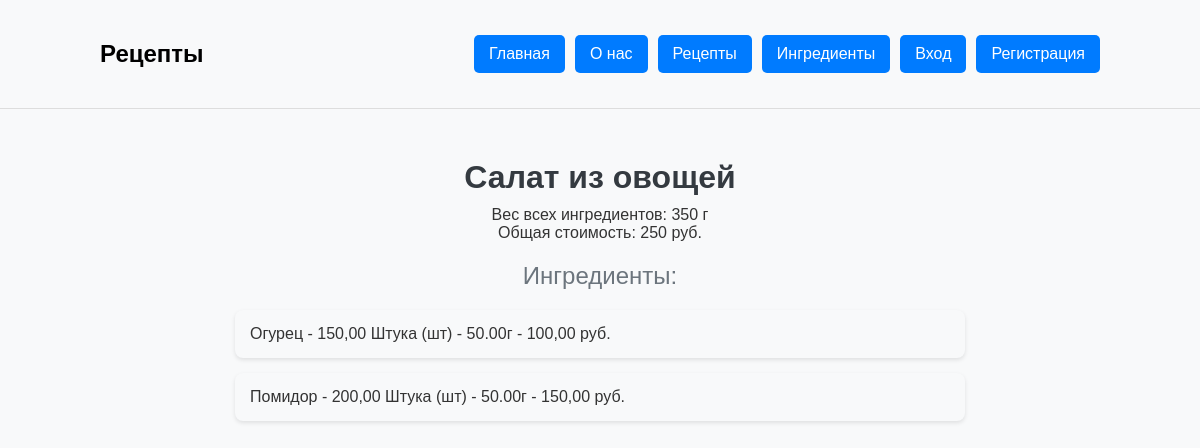
The page /recipe/9/ on the database its author committed.
### recipe_catalog/models.py (models this page shows, shortened)
class Recipe(models.Model):
	title = models.CharField(
		max_length=300,
		validators=[
			RegexValidator(
				regex=r'^[A-Za-zА-Яа-яёЁ\s]+$',
				message='Название должно быть строковым значением'
			)
		],
		verbose_name="Название"
	)
	ingredients = models.ManyToManyField(
		Ingredient,
		through="RecipeIngredient",
		verbose_name="Ингредиенты"
	)
	author = models.ForeignKey(
		User,
		verbose_name='Автор рецепта',
		on_delete=models.CASCADE, null=True
	)

class Ingredient(models.Model):
	title = models.CharField(
		max_length=255,
		validators=[
			RegexValidator(
				regex=r'^[A-Za-zА-Яа-яёЁ\s]+$',
				message='Название должно быть строковым значением'
			)
		],
		verbose_name="Название"
	)
	measurement_unit = models.ForeignKey(
		MeasurementUnit,
		on_delete=models.PROTECT,
		verbose_name="Единица измерения"
	)
	total_weight = models.DecimalField(
		max_digits=10,
		decimal_places=2,
		validators=[
			MinValueValidator(
				limit_value=0.1,
				message='Вес должен быть положительным числом'
			)
		],
		verbose_name="Общий вес в граммах"
	)
	cost = models.DecimalField(
		max_digits=10,
		decimal_places=2,
		validators=[
			MinValueValidator(
				limit_value=0.1,
				message='Цена должна быть положительным числом'
			)
		],
		verbose_name="Цена"
	)
	author = models.ForeignKey(
		User,
		verbose_name='Автор рецепта',
		on_delete=models.CASCADE, null=True
	)

class MeasurementUnit(models.Model):
	title = models.CharField(
		max_length=50,
		unique=True,
		validators=[
			RegexValidator(
				regex=r'^[A-Za-zА-Яа-яёЁ\s]+$',
				message='Название должно быть строковым значением'
			)
		],
		verbose_name="Название"
	)
	symbol = models.CharField(
		max_length=10,
		verbose_name="Символ"
	)
	grams_per_unit = models.DecimalField(
		max_digits=10,
		decimal_places=2,
		validators=[
			MinValueValidator(
				limit_value=0.01,
				message='Вес должен быть положительным числом'
			)
		],
		verbose_name="Вес в граммах"
	)
	def __str__(self):
		return f"{self.title} ({self.symbol}) - {self.grams_per_unit}г"

### recipe_catalog/views.py (the view)
# urls.py: path('recipe/<int:pk>/', recipe_detail, name='recipe_detail'),
def recipe_detail(request, pk):
    try:
        recipe = Recipe.objects.get(pk=pk)
        recipes = Recipe.objects.all()
        is_author = request.user == recipe.author
    except Recipe.DoesNotExist:
        return render(
            request=request,
            template_name='recipe_catalog/recipe_not_found.html'
        )
    return render(
        request=request,
        template_name='recipe_catalog/recipe_detail.html',
        context={
            'recipe_id': recipe.id,
            'title': recipe.title,
            'ingredients': recipe.ingredients.order_by('title'),
            'sum_weight': recipe.ingredients.aggregate(total=Sum('total_weight'))['total'],
            'sum_cost': recipe.ingredients.aggregate(total=Sum('cost'))['total'],
            'recipes': recipes,
            'is_author': is_author,
        }
    )

### templates/recipe_catalog/recipe_detail.html (shortened to what this page needs)
{% extends '../base.html' %}
{% block content %}
<div class="container-recipe-detail">
    <div class="header-header-text">{{ title }}</div>
    <div class="ingredient-info">Вес всех ингредиентов: {{ sum_weight }} г</div>
    <div class="ingredient-info">Общая стоимость: {{ sum_cost }} руб.</div>
    <div class="header-text">Ингредиенты:</div>
    <div class="ingredient-list">
        {% for ingredient in ingredients %}
        <div class="ingredient-item">
            {{ ingredient.title }} - {{ ingredient.total_weight }} {{ ingredient.measurement_unit }} - {{ ingredient.cost }} руб.
        </div>
        {% endfor %}
    </div>
</div>
{% endblock %}

### static/css/main.css (style rules this page uses)
body { font-family: Arial, sans-serif; margin: 0; padding: 0; background-color: #f8f9fa; color: #333; }

### static/css/text.css (style rules this page uses)
.header-header-text { font-size: 2rem; font-weight: bold; color: #343a40; text-align: center; margin-top: 20px; margin-bottom: 10px; }
.header-text { font-size: 1.5rem; color: #6c757d; text-align: center; margin-bottom: 20px; margin-top: 20px; }

### static/css/recipes.css (style rules this page uses)
.container-recipe-detail { display: flex; flex-direction: column; align-items: center; justify-content: space-between; align-items: center; width: 100%; }

### static/css/ingredients.css (style rules this page uses)
.ingredient-list { display: flex; flex-direction: column; gap: 15px; }
.ingredient-item { background-color: #f8f9fa; padding: 15px; width: 700px; border-radius: 8px; box-shadow: 0 2px 4px rgba(0, 0, 0, 0.1); display: flex; justify-content: space-between; align-items: center; font-size: 1rem; transition: background-color 0.3s, box-shadow 0.3s; }

### rows shown on the page
Recipe: title "Салат из овощей"
Ingredient: title "Огурец", total_weight "150,00", measurement_unit "Штука (шт) - 50.00г", cost "100,00"
Ingredient: title "Помидор", total_weight "200,00", measurement_unit "Штука (шт) - 50.00г", cost "150,00"

### other values the page prints
{{ sum_weight }} "350"
{{ sum_cost }} "250"
